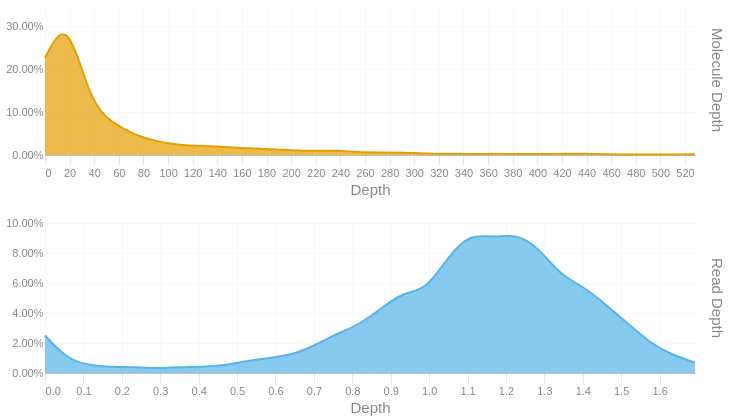

Notebook source saved alongside this figure:
### Code cell
readdep = depth_hist(tb['Read Depth'], q99, 3)
readdep = readdep.with_columns(pl.lit('Read Depth').alias('Metric'))
if not SKIPLR:
    moldep = depth_hist(tb['Molecule Depth'], mol_q99, 1)
    moldep = moldep.with_columns(pl.lit('Molecule Depth').alias('Metric'))
    _hist = pl.concat([readdep, moldep])
    _hist = _hist.filter(pl.col('Proportion') != 0)
    with SafeRender(_hist):
        (
            alt.Chart(_hist)        
            .mark_area(interpolate = "basis")
            .encode(
                x=alt.X('Bin:Q').scale(domainMin=0).axis(alt.Axis(title='Depth')),
                y = alt.Y('Proportion:Q', title = None).axis(format = '.2%'),
                color = alt.Color('Metric:N').legend(None),
                row = alt.Row("Metric:N").header(title = None, labelOrient = 'right'),
                tooltip = [
                    alt.Tooltip("Metric:N", title = "Metric"),
                    alt.Tooltip('Interval:N', title = "Depth Interval"),
                    alt.Tooltip('Proportion:Q', title = "% Alignments").format('.2%')
                ]
            )
            .resolve_scale(x='independent', y='independent')
            .properties(
                height = 150, width = 650,
                usermeta={'embedOptions': {'downloadFileName': f'{samplename}.depth.hist'}}
            )
        ).display()
else:
    readdep = readdep.filter(pl.col('Proportion') != 0)
    with SafeRender(readdep):
        (
            alt.Chart(readdep)        
            .mark_area(interpolate = "basis")
            .encode(
                x=alt.X('Bin:Q').scale(domainMin=0).axis(alt.Axis(title='Depth')),
                y = alt.Y('Proportion:Q', title = None).axis(format = '.2%'),
                tooltip = [
                    alt.Tooltip('Interval:N', title = "Depth Interval"),
                    alt.Tooltip('Proportion:Q', title = "% Alignments").format('.2%')
                ]
            )
            .properties(
                usermeta={'embedOptions': {'downloadFileName': f'{samplename}.depth.hist'}}
            )
        ).display()

### Figure 1 — Vega-Lite specification as saved in the notebook (floating-point values rounded to 4 significant figures)
{"width": 650, "height": 150, "config": {"title": {"anchor": "start", "dy": -15, "fontSize": 18, "color": "#888888", "subtitleColor": "#888888", "subtitleFontSize": 14}, "arc": {"fill": "#0072B2"}, "axis": {"domainColor": "#888888", "domainWidth": 0.5, "gridWidth": 0.2, "grid": false, "titleFontWeight": 400, "titleFontSize": 15, "labelFontSize": 11, "labelColor": "#888888", "tickColor": "#888888", "tickWidth": 0.2, "titleColor": "#888888"}, "axisBand": {"grid": false}, "axisX": {"grid": true, "tickSize": 10, "domainCap": "round"}, "axisY": {"domain": false, "grid": true, "tickSize": 0, "domainCap": "round"}, "background": "transparent", "header": {"labelFontSize": 15, "labelColor": "#888888", "titleFontSize": 15, "titleFontWeight": 600, "titleColor": "#888888"}, "legend": {"labelFont": "sans-serif", "labelFontSize": 12, "labelColor": "#888888", "symbolSize": 100, "symbolType": "circle", "titleFontSize": 12, "titlePadding": 10, "titleColor": "#888888", "title": null}, "range": {"category": ["#E69F00", "#56B4E9", "#009E73", "#F0E442", "#0072B2", "#D55E00", "#CC79A7", "#000000"], "diverging": ["#cfe8f3", "#a2d4ec", "#73bfe2", "#46abdb", "#1696d2", "#12719e"]}, "area": {"fill": "#0072B2", "fillOpacity": 0.7, "line": true, "strokeOpacity": 0.7}, "line": {"color": "#0072B2", "stroke": "#0072B2", "strokeWidth": 2}, "trail": {"color": "#0072B2", "stroke": "#0072B2", "strokeWidth": 0, "size": 1}, "point": {"filled": true, "fillOpacity": 1.0, "size": 95}, "text": {"color": "#888888", "fontSize": 11, "align": "right", "fontWeight": 400, "size": 11}, "bar": {"fill": "#0072B2", "stroke": null}, "view": {"stroke": null, "continuousWidth": 660, "continuousHeight": 400}}, "data": {"name": "data-f5abb2635e8495624a9ac1f690b890c4"}, "mark": {"type": "area", "interpolate": "basis"}, "encoding": {"color": {"field": "Metric", "legend": null, "type": "nominal"}, "row": {"field": "Metric", "header": {"title": null, "labelOrient": "right"}, "type": "nominal"}, "tooltip": [{"field": "Metric", "title": "Metric", "type": "nominal"}, {"field": "Interval", "title": "Depth Interval", "type": "nominal"}, {"field": "Proportion", "format": ".2%", "title": "% Alignments", "type": "quantitative"}], "x": {"axis": {"title": "Depth"}, "field": "Bin", "scale": {"domainMin": 0}, "type": "quantitative"}, "y": {"axis": {"format": ".2%"}, "field": "Proportion", "title": null, "type": "quantitative"}}, "resolve": {"scale": {"x": "independent", "y": "independent"}}, "usermeta": {"embedOptions": {"downloadFileName": "S3_Annapolis_298.depth.hist"}}, "$schema": "https://vega.github.io/schema/vega-lite/v6.1.0.json", "datasets": {"data-f5abb2635e8495624a9ac1f690b890c4": [{"Bin": 0.0, "Interval": "0.0-0.058", "Proportion": 0.025, "Metric": "Read Depth"}, {"Bin": 0.058, "Interval": "0.058-0.117", "Proportion": 0.009, "Metric": "Read Depth"}, {"Bin": 0.117, "Interval": "0.117-0.175", "Proportion": 0.005, "Metric": "Read Depth"}, {"Bin": 0.175, "Interval": "0.175-0.233", "Proportion": 0.004, "Metric": "Read Depth"}, {"Bin": 0.233, "Interval": "0.233-0.292", "Proportion": 0.004, "Metric": "Read Depth"}, {"Bin": 0.292, "Interval": "0.292-0.35", "Proportion": 0.003, "Metric": "Read Depth"}, {"Bin": 0.35, "Interval": "0.35-0.408", "Proportion": 0.004, "Metric": "Read Depth"}, {"Bin": 0.408, "Interval": "0.408-0.467", "Proportion": 0.004, "Metric": "Read Depth"}, {"Bin": 0.467, "Interval": "0.467-0.525", "Proportion": 0.005, "Metric": "Read Depth"}, {"Bin": 0.525, "Interval": "0.525-0.583", "Proportion": 0.008, "Metric": "Read Depth"}, {"Bin": 0.583, "Interval": "0.583-0.642", "Proportion": 0.01, "Metric": "Read Depth"}, {"Bin": 0.642, "Interval": "0.642-0.7", "Proportion": 0.012, "Metric": "Read Depth"}, {"Bin": 0.7, "Interval": "0.7-0.758", "Proportion": 0.018, "Metric": "Read Depth"}, {"Bin": 0.758, "Interval": "0.758-0.817", "Proportion": 0.026, "Metric": "Read Depth"}, {"Bin": 0.817, "Interval": "0.817-0.875", "Proportion": 0.032, "Metric": "Read Depth"}, {"Bin": 0.875, "Interval": "0.875-0.933", "Proportion": 0.043, "Metric": "Read Depth"}, {"Bin": 0.933, "Interval": "0.933-0.992", "Proportion": 0.054, "Metric": "Read Depth"}, {"Bin": 0.992, "Interval": "0.992-1.05", "Proportion": 0.055, "Metric": "Read Depth"}, {"Bin": 1.05, "Interval": "1.05-1.108", "Proportion": 0.078, "Metric": "Read Depth"}, {"Bin": 1.108, "Interval": "1.108-1.167", "Proportion": 0.093, "Metric": "Read Depth"}, {"Bin": 1.167, "Interval": "1.167-1.225", "Proportion": 0.09, "Metric": "Read Depth"}, {"Bin": 1.225, "Interval": "1.225-1.283", "Proportion": 0.093, "Metric": "Read Depth"}, {"Bin": 1.283, "Interval": "1.283-1.342", "Proportion": 0.084, "Metric": "Read Depth"}, {"Bin": 1.342, "Interval": "1.342-1.4", "Proportion": 0.065, "Metric": "Read Depth"}, {"Bin": 1.4, "Interval": "1.4-1.458", "Proportion": 0.058, "Metric": "Read Depth"}, {"Bin": 1.458, "Interval": "1.458-1.517", "Proportion": 0.046, "Metric": "Read Depth"}, {"Bin": 1.517, "Interval": "1.517-1.575", "Proportion": 0.033, "Metric": "Read Depth"}, {"Bin": 1.575, "Interval": "1.575-1.633", "Proportion": 0.02, "Metric": "Read Depth"}, {"Bin": 1.633, "Interval": "1.633-1.692", "Proportion": 0.012, "Metric": "Read Depth"}, {"Bin": 1.692, "Interval": "1.692-1.75", "Proportion": 0.007, "Metric": "Read Depth"}, {"Bin": 0.0, "Interval": "0.0-18.2", "Proportion": 0.227, "Metric": "Molecule Depth"}, {"Bin": 18.2, "Interval": "18.2-36.4", "Proportion": 0.327, "Metric": "Molecule Depth"}, {"Bin": 36.4, "Interval": "36.4-54.6", "Proportion": 0.124, "Metric": "Molecule Depth"}, {"Bin": 54.6, "Interval": "54.6-72.8", "Proportion": 0.074, "Metric": "Molecule Depth"}, {"Bin": 72.8, "Interval": "72.8-91.1", "Proportion": 0.047, "Metric": "Molecule Depth"}, {"Bin": 91.1, "Interval": "91.1-109.3", "Proportion": 0.031, "Metric": "Molecule Depth"}, {"Bin": 109.3, "Interval": "109.3-127.5", "Proportion": 0.023, "Metric": "Molecule Depth"}, {"Bin": 127.5, "Interval": "127.5-145.7", "Proportion": 0.021, "Metric": "Molecule Depth"}, {"Bin": 145.7, "Interval": "145.7-163.9", "Proportion": 0.019, "Metric": "Molecule Depth"}, {"Bin": 163.9, "Interval": "163.9-182.1", "Proportion": 0.015, "Metric": "Molecule Depth"}, {"Bin": 182.1, "Interval": "182.1-200.3", "Proportion": 0.014, "Metric": "Molecule Depth"}, {"Bin": 200.3, "Interval": "200.3-218.5", "Proportion": 0.011, "Metric": "Molecule Depth"}, {"Bin": 218.5, "Interval": "218.5-236.7", "Proportion": 0.009, "Metric": "Molecule Depth"}, {"Bin": 236.7, "Interval": "236.7-255.0", "Proportion": 0.011, "Metric": "Molecule Depth"}, {"Bin": 255.0, "Interval": "255.0-273.2", "Proportion": 0.006, "Metric": "Molecule Depth"}, {"Bin": 273.2, "Interval": "273.2-291.4", "Proportion": 0.006, "Metric": "Molecule Depth"}, {"Bin": 291.4, "Interval": "291.4-309.6", "Proportion": 0.006, "Metric": "Molecule Depth"}, {"Bin": 309.6, "Interval": "309.6-327.8", "Proportion": 0.003, "Metric": "Molecule Depth"}, {"Bin": 327.8, "Interval": "327.8-346.0", "Proportion": 0.003, "Metric": "Molecule Depth"}, {"Bin": 346.0, "Interval": "346.0-364.2", "Proportion": 0.002, "Metric": "Molecule Depth"}, {"Bin": 364.2, "Interval": "364.2-382.4", "Proportion": 0.003, "Metric": "Molecule Depth"}, {"Bin": 382.4, "Interval": "382.4-400.6", "Proportion": 0.002, "Metric": "Molecule Depth"}, {"Bin": 400.6, "Interval": "400.6-418.9", "Proportion": 0.002, "Metric": "Molecule Depth"}, {"Bin": 418.9, "Interval": "418.9-437.1", "Proportion": 0.003, "Metric": "Molecule Depth"}, {"Bin": 437.1, "Interval": "437.1-455.3", "Proportion": 0.003, "Metric": "Molecule Depth"}, {"Bin": 455.3, "Interval": "455.3-473.5", "Proportion": 0.002, "Metric": "Molecule Depth"}, {"Bin": 473.5, "Interval": "473.5-491.7", "Proportion": 0.001, "Metric": "Molecule Depth"}, {"Bin": 491.7, "Interval": "491.7-509.9", "Proportion": 0.001, "Metric": "Molecule Depth"}, {"Bin": 509.9, "Interval": "509.9-528.1", "Proportion": 0.001, "Metric": "Molecule Depth"}, {"Bin": 528.1, "Interval": "528.1-546.33", "Proportion": 0.002, "Metric": "Molecule Depth"}]}}
